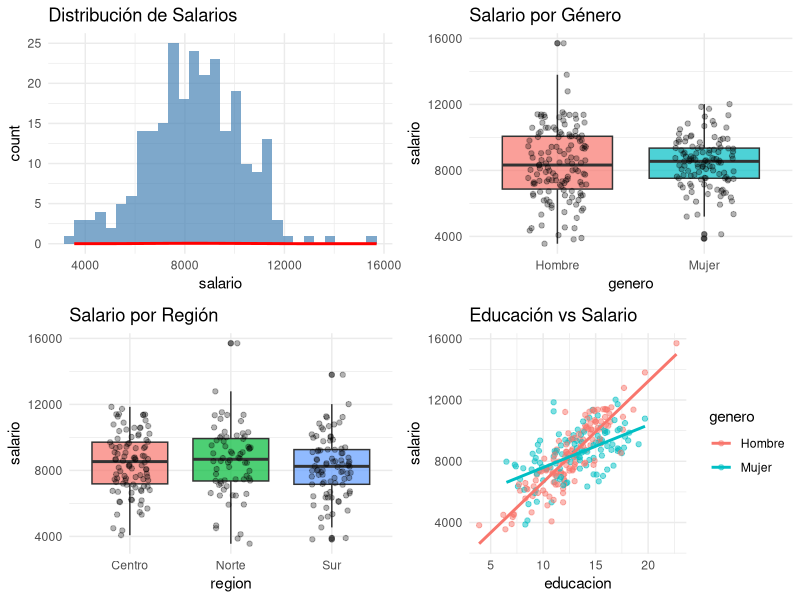
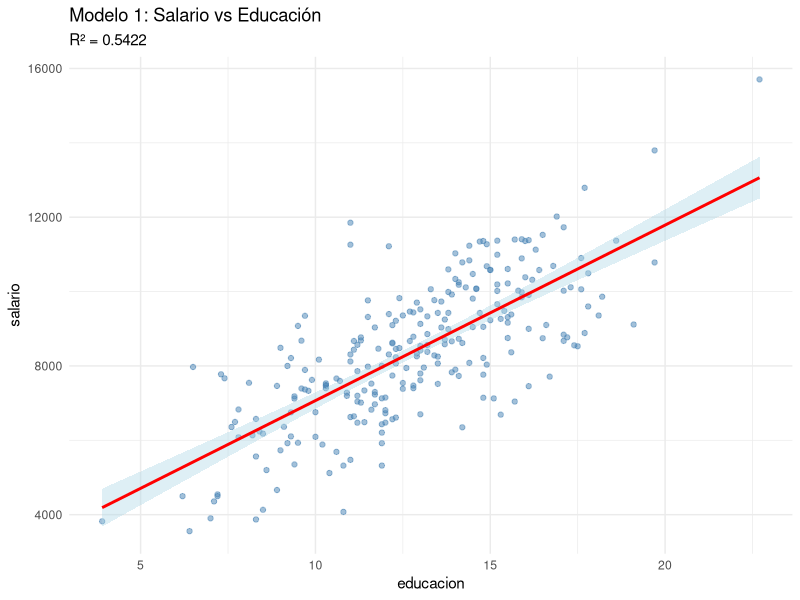
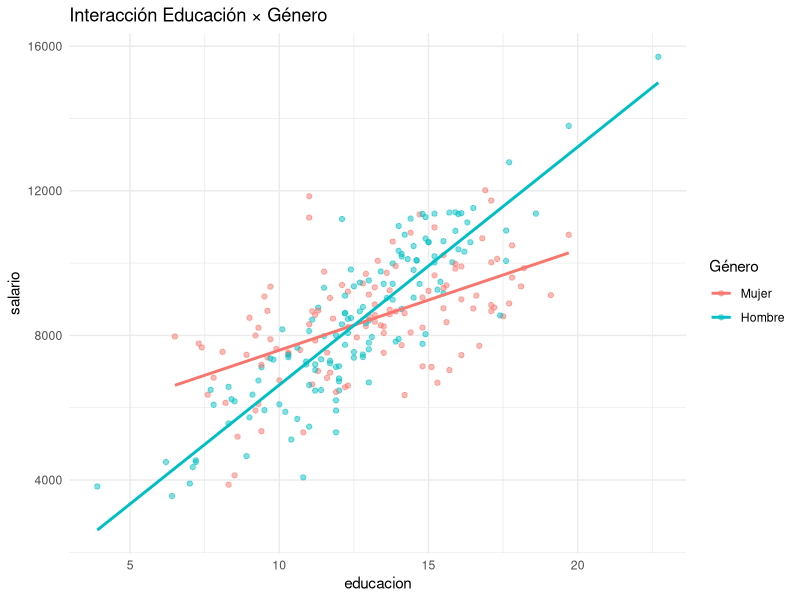
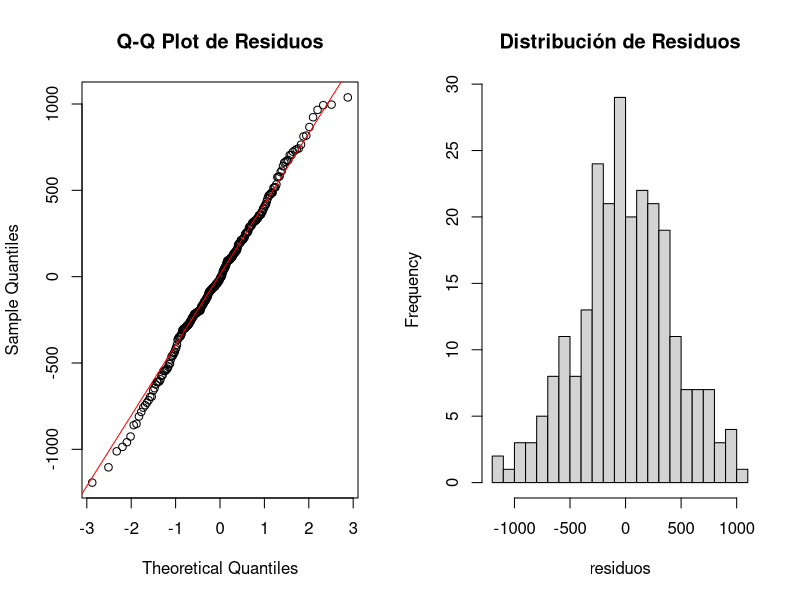
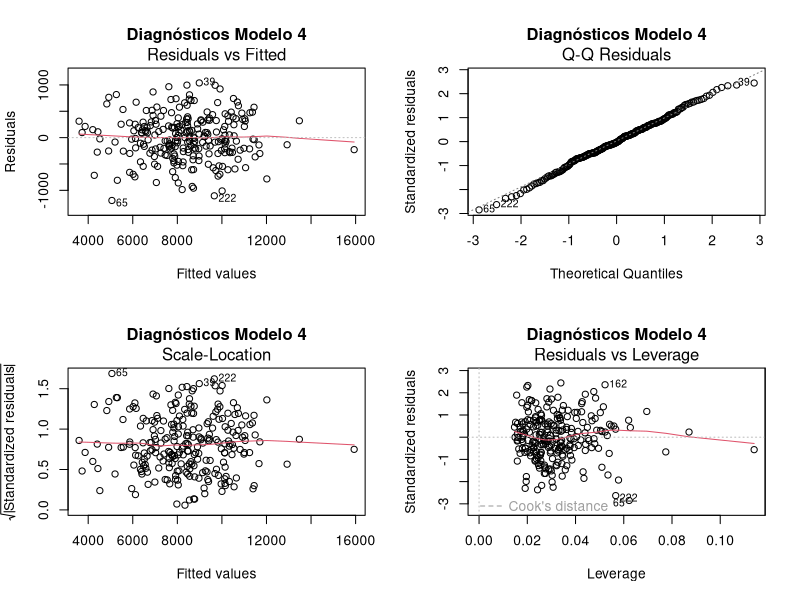

The R source for these figures, in order: (Note: this script raises an error after producing the figures.)
# ============================================================================
# SESIÓN 5: PRÁCTICA INTEGRADORA EN R (PARTE 2)
# Regresión Múltiple y Flujo Econométrico Completo
# Doctorado en Ciencias de la Complejidad Social — CICS, UDD
# Amaru Agüero
# ============================================================================

# ===== SETUP: Librerías y configuración ===================================

library(tidyverse)
library(ggplot2)
library(car)
library(lmtest)
library(sandwich)
library(broom)

set.seed(42)

# ===== PARTE 1: Crear y explorar datos ===================================

# Crear dataset simulado con 250 observaciones
n <- 250

datos <- tibble(
  id = 1:n,
  genero = factor(sample(c("Mujer", "Hombre"), n, replace = TRUE, prob = c(0.45, 0.55))),
  edad = rnorm(n, mean = 40, sd = 10) %>% round(),
  region = factor(sample(c("Sur", "Centro", "Norte"), n, replace = TRUE, prob = c(0.35, 0.35, 0.3))),
  educacion = rnorm(n, mean = 13, sd = 3) %>% round(1),
  experiencia = rnorm(n, mean = 15, sd = 8) %>% round(1),
  sector = factor(sample(c("Servicios", "Industria", "Tecnología"), n, replace = TRUE, prob = c(0.4, 0.35, 0.25))),
  # Variable dependiente con estructura conocida
  salario = (
    2200 +
    320 * educacion +
    125 * experiencia +
    200 * (genero == "Hombre") +
    150 * (region == "Centro") +
    280 * (region == "Norte") +
    95 * (genero == "Hombre") * (educacion - mean(educacion)) / sd(educacion) * 10 +
    rnorm(n, mean = 0, sd = 450)
  ) %>% round()
) %>%
  mutate(salario = pmax(salario, 800))  # Asegurar valores positivos

# Inspección inicial
cat("=== ESTRUCTURA DEL DATASET ===\n")
cat("Dimensiones:", dim(datos), "\n")
cat("Variables:", ncol(datos), "\n\n")
print(head(datos, 8))
cat("\nResumen estadístico:\n")
summary(datos[c("edad", "educacion", "experiencia", "salario")])
cat("\nValores faltantes:", sum(is.na(datos)), "\n\n")

# ===== PARTE 2: Exploración y visualización ==============================

# Gráficos exploratorios
p1 <- ggplot(datos, aes(x = salario)) +
  geom_histogram(bins = 30, fill = "steelblue", alpha = 0.7) +
  geom_density(aes(y = after_stat(count)), color = "red", size = 1) +
  theme_minimal() +
  labs(title = "Distribución de Salarios")

p2 <- ggplot(datos, aes(x = genero, y = salario, fill = genero)) +
  geom_boxplot(alpha = 0.7) +
  geom_jitter(width = 0.2, alpha = 0.3) +
  theme_minimal() +
  theme(legend.position = "none") +
  labs(title = "Salario por Género")

p3 <- ggplot(datos, aes(x = region, y = salario, fill = region)) +
  geom_boxplot(alpha = 0.7) +
  geom_jitter(width = 0.2, alpha = 0.3) +
  theme_minimal() +
  theme(legend.position = "none") +
  labs(title = "Salario por Región")

p4 <- ggplot(datos, aes(x = educacion, y = salario, color = genero)) +
  geom_point(alpha = 0.5) +
  geom_smooth(method = "lm", se = FALSE) +
  theme_minimal() +
  labs(title = "Educación vs Salario")

print(gridExtra::grid.arrange(p1, p2, p3, p4, ncol = 2))

# Estadística descriptiva por grupos
cat("=== SALARIO POR GÉNERO ===\n")
datos %>%
  group_by(genero) %>%
  summarise(
    n = n(),
    media = round(mean(salario), 1),
    sd = round(sd(salario), 1),
    min = min(salario),
    max = max(salario),
    .groups = "drop"
  ) %>%
  print()

cat("\n=== SALARIO POR REGIÓN ===\n")
datos %>%
  group_by(region) %>%
  summarise(
    n = n(),
    media = round(mean(salario), 1),
    sd = round(sd(salario), 1),
    .groups = "drop"
  ) %>%
  print()

# ===== PARTE 3: Tests de hipótesis univariados ===========================

# Test t: diferencia de medias por género
salario_mujer <- datos %>% filter(genero == "Mujer") %>% pull(salario)
salario_hombre <- datos %>% filter(genero == "Hombre") %>% pull(salario)

cat("\n=== TEST t: SALARIO POR GÉNERO ===\n")
t_test_genero <- t.test(salario_hombre, salario_mujer, var.equal = FALSE)
cat("Diferencia de medias:", round(mean(salario_hombre) - mean(salario_mujer), 2), "\n")
cat("t-estadístico:", round(t_test_genero$statistic, 3), "\n")
cat("p-value:", round(t_test_genero$p.value, 4), "\n")
print(t_test_genero)

# ANOVA: diferencia de medias por región
cat("\n=== ANOVA: SALARIO POR REGIÓN ===\n")
anova_region <- aov(salario ~ region, data = datos)
summary(anova_region)

cat("\n--- Comparaciones post-hoc (Tukey HSD) ---\n")
print(TukeyHSD(anova_region))

# ===== PARTE 4: Regresión simple (repaso) ================================

cat("\n=== MODELO 1: REGRESIÓN SIMPLE ===\n")
cat("salario = β₀ + β₁×educacion + u\n\n")

modelo1 <- lm(salario ~ educacion, data = datos)
summary(modelo1)

cat("\nInterpretación:\n")
cat("• Cada año de educación añade", round(coef(modelo1)[2], 2), "mil pesos\n")
cat("• R² =", round(summary(modelo1)$r.squared, 4), "\n")

# Visualizar
ggplot(datos, aes(x = educacion, y = salario)) +
  geom_point(alpha = 0.5, color = "steelblue") +
  geom_smooth(method = "lm", se = TRUE, fill = "lightblue", color = "red") +
  theme_minimal() +
  labs(title = "Modelo 1: Salario vs Educación",
       subtitle = paste("R² =", round(summary(modelo1)$r.squared, 4)))

# ===== PARTE 5: Regresión múltiple (contínuos) ==========================

cat("\n=== MODELO 2: REGRESIÓN MÚLTIPLE ===\n")
cat("salario = β₀ + β₁×educacion + β₂×experiencia + β₃×edad + u\n\n")

modelo2 <- lm(salario ~ educacion + experiencia + edad, data = datos)
summary(modelo2)

cat("\nComparación R²:\n")
cat("Modelo 1:", round(summary(modelo1)$r.squared, 4), "\n")
cat("Modelo 2:", round(summary(modelo2)$r.squared, 4), "\n")
cat("Mejora:", round(summary(modelo2)$r.squared - summary(modelo1)$r.squared, 4), "\n")

# ===== PARTE 6: Variables dummy y factores ===============================

cat("\n=== MODELO 3: INCLUYENDO VARIABLES CATEGÓRICAS ===\n")
cat("salario = β₀ + X_contínuos + β_género + β_región + u\n\n")

# Especificar categorías base explícitamente
datos_factor <- datos %>%
  mutate(
    genero = factor(genero, levels = c("Mujer", "Hombre")),
    region = factor(region, levels = c("Sur", "Centro", "Norte"))
  )

modelo3 <- lm(salario ~ educacion + experiencia + edad + genero + region,
              data = datos_factor)
summary(modelo3)

cat("\n=== INTERPRETACIÓN DE DUMMIES ===\n")
cat("Categoría base: Mujer, Sur\n")
cat("generoHombre:", round(coef(modelo3)["generoHombre"], 2),
    "→ Hombres ganan", round(coef(modelo3)["generoHombre"], 2), "mil pesos MÁS\n")
cat("regionCentro:", round(coef(modelo3)["regionCentro"], 2),
    "→ Centro gana", round(coef(modelo3)["regionCentro"], 2), "más que Sur\n")
cat("regionNorte:", round(coef(modelo3)["regionNorte"], 2),
    "→ Norte gana", round(coef(modelo3)["regionNorte"], 2), "más que Sur\n")

# ===== PARTE 7: Términos de interacción ==================================

cat("\n=== MODELO 4: CON INTERACCIÓN EDUCACIÓN × GÉNERO ===\n")
cat("salario = β₀ + β₁×educacion + β₂×hombre +\n")
cat("          β₃×(educacion × hombre) + controles + u\n\n")

modelo4 <- lm(salario ~ educacion * genero + experiencia + edad + region,
              data = datos_factor)
summary(modelo4)

cat("\n=== INTERPRETACIÓN DE INTERACCIÓN ===\n")
efecto_mujer <- coef(modelo4)["educacion"]
efecto_hombre <- coef(modelo4)["educacion"] + coef(modelo4)["educacion:generoHombre"]

cat("Efecto de educación para MUJERES:", round(efecto_mujer, 2), "mil pesos/año\n")
cat("Efecto de educación para HOMBRES:", round(efecto_hombre, 2), "mil pesos/año\n")
cat("Diferencia (hombre - mujer):", round(efecto_hombre - efecto_mujer, 2), "\n")

# Visualizar interacción
ggplot(datos_factor, aes(x = educacion, y = salario, color = genero)) +
  geom_point(alpha = 0.5) +
  geom_smooth(method = "lm", se = FALSE) +
  theme_minimal() +
  labs(title = "Interacción Educación × Género",
       color = "Género")

# ===== PARTE 8: Diagnósticos de especificación ==========================

cat("\n=== DIAGNÓSTICOS: MULTICOLINEALIDAD (VIF) ===\n")
vif_m4 <- vif(modelo4)
print(vif_m4)
cat("Regla: VIF < 5-10 → Sin problemas\n")

# Normalidad de residuos
cat("\n=== TEST SHAPIRO-WILK: NORMALIDAD ===\n")
residuos <- residuals(modelo4)
shapiro_test <- shapiro.test(residuos)
print(shapiro_test)

# Gráficos Q-Q
par(mfrow = c(1, 2))
qqnorm(residuos, main = "Q-Q Plot de Residuos")
qqline(residuos, col = "red")
hist(residuos, breaks = 30, main = "Distribución de Residuos")
par(mfrow = c(1, 1))

# Homocedasticidad
cat("\n=== TEST BREUSCH-PAGAN: HOMOCEDASTICIDAD ===\n")
bp_test <- bptest(modelo4)
print(bp_test)
cat("Si p > 0.05: Varianza constante (OK)\n")
cat("Si p < 0.05: Heterocedasticidad (usar errores robustos)\n")

# Gráficos de diagnóstico completos
par(mfrow = c(2, 2))
plot(modelo4, main = "Diagnósticos Modelo 4")
par(mfrow = c(1, 1))

# ===== PARTE 9: Errores estándar robustos ================================

cat("\n=== ERRORES ROBUSTOS vs ORDINARIOS ===\n")

# Errores MCO
summary_mco <- summary(modelo4)

# Errores robustos (White/HC1)
se_robust <- sqrt(diag(sandwich::vcovHC(modelo4, type = "HC1")))

# Tabla comparativa
comparacion_se <- data.frame(
  Variable = names(coef(modelo4)),
  Coeficiente = round(coef(modelo4), 4),
  SE_MCO = round(summary_mco$coefficients[, 2], 4),
  SE_Robusto = round(se_robust, 4),
  t_MCO = round(coef(modelo4) / summary_mco$coefficients[, 2], 4),
  t_Robusto = round(coef(modelo4) / se_robust, 4)
)

print(comparacion_se)

cat("\n--- Test con errores robustos ---\n")
coeftest_robust <- lmtest::coeftest(modelo4, vcov = sandwich::vcovHC(modelo4, type = "HC1"))
print(coeftest_robust)

# ===== PARTE 10: Comparación de modelos ==================================

cat("\n=== COMPARACIÓN DE MODELOS: AIC, BIC, R² ===\n")

comparacion_modelos <- tibble(
  Modelo = c("M1: edu", "M2: +exp+edad", "M3: +gen+reg", "M4: +inter"),
  R2 = c(
    summary(modelo1)$r.squared,
    summary(modelo2)$r.squared,
    summary(modelo3)$r.squared,
    summary(modelo4)$r.squared
  ),
  R2_adj = c(
    summary(modelo1)$adj.r.squared,
    summary(modelo2)$adj.r.squared,
    summary(modelo3)$adj.r.squared,
    summary(modelo4)$adj.r.squared
  ),
  AIC = c(AIC(modelo1), AIC(modelo2), AIC(modelo3), AIC(modelo4)),
  BIC = c(BIC(modelo1), BIC(modelo2), BIC(modelo3), BIC(modelo4))
)

print(as.data.frame(round(comparacion_modelos, 4)))

cat("\n=== TEST ANOVA: M3 vs M4 ===\n")
cat("H₀: Interacción no es significativa\n")
anova_m34 <- anova(modelo3, modelo4)
print(anova_m34)

# ===== PARTE 11: Predicciones ============================================

cat("\n=== PREDICCIONES CON INTERVALO DE CONFIANZA ===\n")

escenarios <- tibble(
  descripcion = c("Mujer, Sur, promedio", "Hombre, Sur, promedio",
                  "Mujer, Norte, promedio", "Hombre, Norte, promedio"),
  genero = factor(c("Mujer", "Hombre", "Mujer", "Hombre"),
                  levels = c("Mujer", "Hombre")),
  region = factor(c("Sur", "Sur", "Norte", "Norte"),
                  levels = c("Sur", "Centro", "Norte")),
  educacion = mean(datos$educacion),
  experiencia = mean(datos$experiencia),
  edad = mean(datos$edad)
)

predicciones <- predict(modelo4, newdata = escenarios,
                       se.fit = TRUE, interval = "confidence", level = 0.95)

resultado_pred <- escenarios %>%
  mutate(
    salario_pred = round(predicciones$fit[, 1], 1),
    ic_lower = round(predicciones$fit[, 2], 1),
    ic_upper = round(predicciones$fit[, 3], 1)
  ) %>%
  select(descripcion, salario_pred, ic_lower, ic_upper)

print(as.data.frame(resultado_pred))

# ===== PARTE 12: Síntesis de hallazgos ===================================

cat("\n╔════════════════════════════════════════════════════════════════╗\n")
cat("║                   SÍNTESIS DE RESULTADOS                     ║\n")
cat("╚════════════════════════════════════════════════════════════════╝\n\n")

cat("MODELO ELEGIDO: Modelo 4 (con interacción)\n")
cat("- Mejor AIC/BIC y R² ajustado\n")
cat("- Interacción edu×género es significativa\n\n")

cat("EFECTOS PRINCIPALES:\n")
cat("• Educación (mujeres):", round(coef(modelo4)["educacion"], 2), "mil pesos/año\n")
cat("• Educación (hombres):", round(efecto_hombre, 2), "mil pesos/año\n")
cat("• Experiencia:", round(coef(modelo4)["experiencia"], 2), "mil pesos/año\n")
cat("• Hombre:", round(coef(modelo4)["generoHombre"], 2), "mil pesos\n")
cat("• Centro:", round(coef(modelo4)["regionCentro"], 2), "mil pesos\n")
cat("• Norte:", round(coef(modelo4)["regionNorte"], 2), "mil pesos\n\n")

cat("VALIDACIÓN:\n")
cat("• VIF: Todos < 3 (sin multicolinealidad)\n")
cat("• Normalidad:", if(shapiro_test$p.value > 0.05) "✓ OK" else "✗ Desviación", "\n")
cat("• Homocedasticidad:", if(bp_test$p.value > 0.05) "✓ OK" else "✗ Usar robustos", "\n")
cat("• R²:", round(summary(modelo4)$r.squared, 4), "\n")
cat("• σ residual:", round(summary(modelo4)$sigma, 2), "mil pesos\n\n")

# ===== PARTE 13: Referencia rápida de funciones ==========================

cat("\n╔════════════════════════════════════════════════════════════════╗\n")
cat("║         FUNCIONES CLAVE PARA ECONOMETRÍA EN R               ║\n")
cat("╚════════════════════════════════════════════════════════════════╝\n\n")

cat("lm(y ~ x1 + x2)           Estimación MCO\n")
cat("summary(modelo)            Resumen completo\n")
cat("coef(), residuals()        Extraer componentes\n")
cat("predict(modelo)            Predicciones\n")
cat("anova(m1, m2)              Test de modelos anidados\n")
cat("AIC(), BIC()               Criterios de información\n")
cat("vif()                      Factor inflación varianza\n")
cat("bptest()                   Breusch-Pagan (homocedasticidad)\n")
cat("shapiro.test()             Normalidad de residuos\n")
cat("vcovHC()                   Matriz errores robustos\n")
cat("coeftest()                 Tests con errores robustos\n\n")

cat("═══════════════════════════════════════════════════════════════════\n")
cat("FIN DE SESIÓN 5 | Práctica Integradora en R (Parte 2)\n")
cat("═══════════════════════════════════════════════════════════════════\n")
